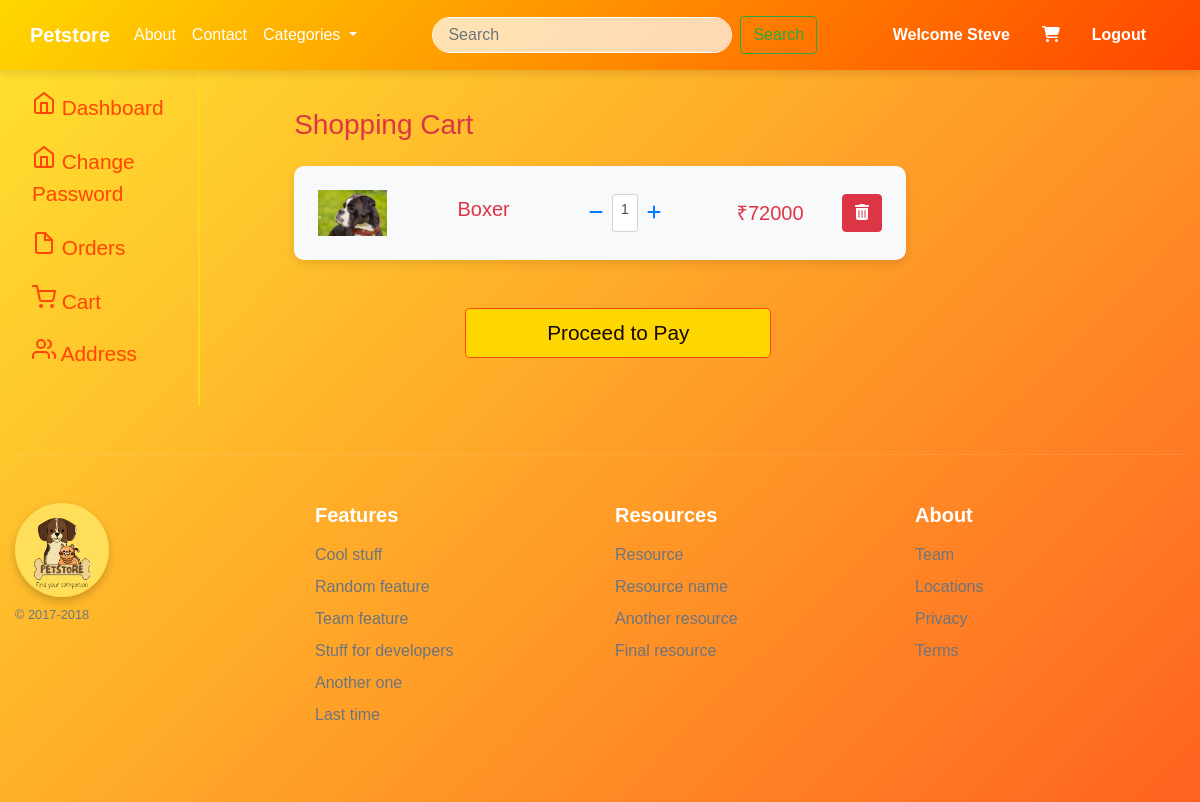
Page /view_cart/ (signed in) on the committed database.
### core/models.py (models this page shows, shortened)
class Cart(models.Model):
    user = models.ForeignKey(User, on_delete=models.CASCADE)       #Each cart instance is associated with a single user.
    product = models.ForeignKey(Pet, on_delete=models.CASCADE)     #Each cart instance is associated with a single pet product. Similarly, the on_delete=models.CASCADE argument means that if the referenced Pet object is deleted, the corresponding Cart instances associated with that product will be deleted.
    quantity = models.PositiveIntegerField(default=1)              # Quantity cannot be negative so we have used PositiveIntegerField

class Pet(models.Model):
    CATEGORY_CHOICES = [
        ('DOG', 'Dog'),
        ('CAT', 'Cat'),
        ('BIRD', 'Bird'),
    ]
    name = models.CharField(max_length=100)
    category = models.CharField(max_length=20, choices=CATEGORY_CHOICES)
    small_description=models.CharField(max_length=300)
    description=models.TextField()
    selling_price = models.IntegerField()
    discounted_price = models.IntegerField()
    percentage = models.IntegerField(default=0)
    price_and_quantity_total = models.IntegerField(default=0)
    pet_image =models.ImageField(upload_to='pet_images')  # As we are using image field we have to intall 'pillow'. And we have to Define MEDIA_URL in settings.py file so that all folder should save in media directory

### core/views.py (the view)
# urls.py: path('view_cart/',views.view_cart, name="viewcart"),
def view_cart(request):
    cart_items = Cart.objects.filter(user=request.user)      # cart_items will fetch product of current user, and show product available in the cart of the current user.
    total =0
    delhivery_charge =2000
    for item in cart_items:
        item.product.price_and_quantity_total = item.product.discounted_price * item.quantity
        total += item.product.price_and_quantity_total
    final_price= delhivery_charge + total
    return render(request, 'core/view_cart.html', {'cart_items': cart_items,'total':total,'final_price':final_price})

### core/templates/core/view_cart.html (shortened to what this page needs)
{% extends "core/base.html" %}
{% load static %}
{% block content %}
<div class="container-fluid profile view-cart view-cart-right-side-bar">
      <div class="row">
        <div class="col-md-2 d-none d-md-block sidebar" >
            <nav >
            <div class="sidebar-sticky">
                <ul class="nav flex-column">
                <li class="nav-item">
                    <a class="nav-link active" href="{% url "profile" %}">
                    Dashboard <span class="sr-only">(current)</span>
                    </a>
                </li>
                <li class="nav-item">
                    <a class="nav-link active" href="{% url "changepassword" %}">
                    Change Password <span class="sr-only">(current)</span>
                    </a>
                </li>
                <li class="nav-item">
                    <a class="nav-link " href="{% url "order" %}">
                    Orders
                    </a>
                </li>
                <li class="nav-item">
                    <a class="nav-link" href="{% url "viewcart" %}">
                    Cart
                    </a>
                </li>
                <li class="nav-item">
                    <a class="nav-link" href="{% url "address" %}">
                    Address
                    </a>
                </li>
                </ul>
            </div>
            </nav>
        </div>
        <div class="col-md-8">
            <div class="container h-100 py-5">
                <div class="row d-flex justify-content-center align-items-center h-100">
                <div class="col-10">
                    <div class="d-flex justify-content-between align-items-center mb-4">
                    <h3 class="fw-normal mb-0 text-black text-danger">Shopping Cart</h3>
                    </div>
                {% for item in cart_items %}
                    <div class="card rounded-3 mb-4">
                        <div class="card-body p-4">
                            <div class="row d-flex justify-content-between align-items-center">
                            <div class="col-md-2 col-lg-2 col-xl-2">
                                <img
                                src="{{item.product.pet_image.url}}"
                                class="img-fluid rounded-3" alt="Cotton T-shirt">
                            </div>
                            <div class="col-md-3 col-lg-3 col-xl-3">
                                <p class="lead fw-normal text-danger mb-2">{{item.product.name}}</p>
                            </div>
                            <div class="col-md-3 col-lg-3 col-xl-2 d-flex">
                                <button class="btn btn-link px-2">
                                <a href="{% url 'delete_quantity' item.id %}"><i class="fas fa-minus"></i></a>
                                </button>
                                <div class="form-control form-control-sm">
                                    {{item.quantity}}
                                </div>
                                <button class="btn btn-link px-2">
                                <a href="{% url 'add_quantity' item.id %}"><i class="fas fa-plus"></i></a>
                                </button>
                            </div>
                            <div class="col-md-3 col-lg-2 col-xl-2 offset-lg-1 ">
                                <h5 class="mb-0 text-danger">₹{{item.product.discounted_price}}</h5>
                            </div>
                            <form action="{% url "deletecart" item.id %}" method="POST">
                                    <div class="col-md-1 col-lg-1 col-xl-1 text-end">
                                     <button type="submit" class="btn btn-danger">
                                            <i class="fa-solid fa-trash-can"></i>                                     </button>
                                    </div>
                             </form>
                            </div>
                        </div>
                    </div>
                    {% endfor %}
                    {% if cart_items %}
                    <a href="{% url "checkout" %}" >
                        <div >
                            <button type="button" class="btn btn-success btn-block btn-lg proceed-to-pay ">Proceed to Pay</button>
                        </div>
                    </a>
                    {% endif %}
                </div>
            </div>
        </div>
</div>
</div>
{% endblock content %}

### core/templates/core/navbar.html (shortened to what this page needs)
<nav class="navbar navbar-expand-lg fixed-top navbar-custom">
  <div class="container">
    <a class="navbar-brand" href="/">Petstore</a>
    <div class="collapse navbar-collapse" id="navbarSupportedContent">
      <ul class="navbar-nav mr-auto">
        <li class="nav-item active">
          <a class="nav-link" href="{% url 'about' %}">About<span class="sr-only">(current)</span></a>
        </li>
        <li class="nav-item">
          <a class="nav-link" href="{% url 'contact' %}">Contact</a>
        </li>
        <li class="nav-item dropdown">
          <a class="nav-link dropdown-toggle" href="/" role="button" data-toggle="dropdown" aria-expanded="false">
            Categories
          </a>
        </li>
      </ul>
      <form class="form-inline my-lg-0 mr-auto">
        <input class="form-control custom-search-bar mr-2 " type="search" placeholder="Search" aria-label="Search" style="width:300px">
        <button class="btn  btn-outline-success  my-2 my-sm-0" type="submit">Search</button>
      </form>
      <ul class="navbar-nav">
        {% if request.user.is_authenticated %}
        <li class="nav-item active">
          <a class="nav-link mr-3 nav-user" href="{% url 'profile' %}"><b>Welcome {{user.first_name}}</b></a>
        </li>
        <li class="nav-item">
          <a class="nav-link mr-3" href="{% url 'viewcart' %}">
            <i class="fa fa-shopping-cart"></i>
          </a>
        </li>
        <li class="nav-item">
          <a class="nav-link mr-3 nav-user" href="{% url 'logout' %}">Logout</a>
        </li>
        {% endif %}
      </ul>
    </div>
  </div>
</nav>

### core/static/core/css/core.css (style rules this page uses)
body { background: linear-gradient(135deg, #ffe02f, #ff5c20); transition: background 0.5s ease; font-family: 'Arial', sans-serif; }
.navbar-custom { background: linear-gradient(135deg, #FFD700, #FF4500); padding: 15px; transition: background 0.3s ease-in-out, padding 0.3s ease-in-out; box-shadow: 0 4px 8px rgba(0, 0, 0, 0.1); }
.navbar-custom .navbar-brand { font-weight: bold; color: #fff; transition: color 0.3s; }
.navbar-custom .nav-user { font-weight: bold; transition: color 0.3s; }
.navbar-custom .nav-link { color: #fff; transition: color 0.3s, transform 0.3s; }
.custom-search-bar { border-radius: 20px; border: 1px solid #fff; padding: 5px 15px; background-color: rgba(255, 255, 255, 0.7); }
.container { max-width: 1200px; margin: auto; border-radius: 15px; }
.card { box-shadow: 0 4px 10px rgba(0, 0, 0, 0.1); transition: transform 0.3s ease, box-shadow 0.3s ease; }
.card-body { background-color: #f8f9fa; text-align: center; border-radius: 10px; }
.lead { font-size: 1.25rem; font-weight: 300; color: #160802; }
.profile { background: #f8f9fa; }
.sidebar { padding: 1rem; border-right: 2px solid #fcdb1e; }
.sidebar .nav-link { color: #FF4500; transition: background-color 0.3s, color 0.3s; font-size: 1.3rem; margin-top: 4%; }
.card { background: linear-gradient(135deg, #ffe02f, #ff5c20); border: none; border-radius: 10px; transition: box-shadow 0.3s, transform 0.3s; }
.btn-success { background-color: #FFD700; border-color: #FF4500; color: #160802; font-size: 1.3rem; }
.view-cart { margin-top: 5%; }
.view-cart-right-side-bar { background: linear-gradient(135deg, #ffe02f, #ff5c20); }
@media (min-width: 768px) { .sidebar { display: block; } }
.profile { padding-bottom: 7%; }
.proceed-to-pay { margin-top: 8%; width: 50%; margin-left: 28%; }

### rows in the picture
Cart: product.pet_image (picture), product.name "Boxer", quantity "1", product.discounted_price "72000"

### other values in the picture
{{ user.first_name }} "Steve"
